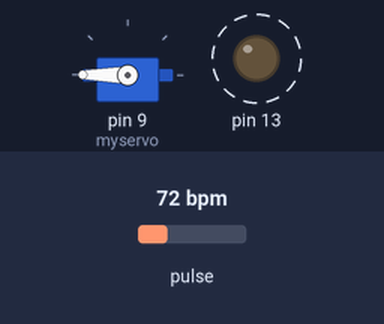
Recording of a sketch running on a simulated Arduino Uno, built with avr-gcc and run on an emulated ATmega328P. On the bench: servo, output pins drawn as LEDs (lit = HIGH). Dashed ring = blinking. Inputs (shaded band) come from the test bench; at power-on: pulse 72 bpm. What the sketch prints to the serial monitor is not drawn.

Above: at 2.1 s.
2.2 s: pulse set to 130 bpm
At 3.32 s:
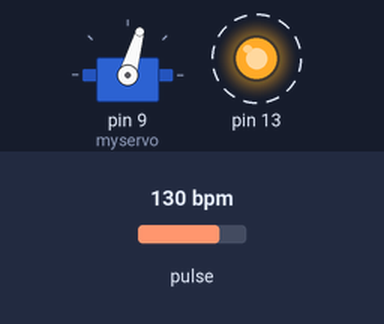
5.2 s: pulse set to 158 bpm
At 5.58 s:
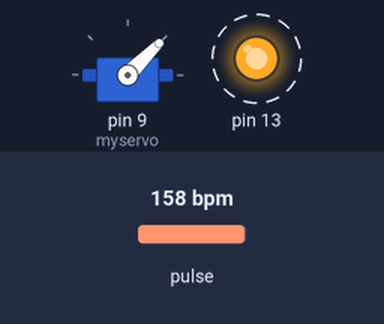
8.2 s: pulse set to 70 bpm
At 8.9 s:
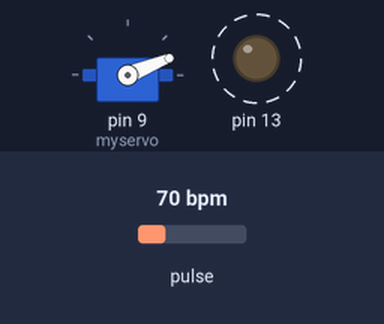
11.2 s: pulse set to 88 bpm
14.2 s: pulse set to 92 bpm
Timing chart, 0 to 18.2 s (numbered marks = the images above; inputs shaded):
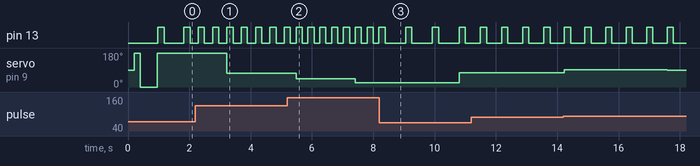

The sketch:

heart1.ino
```cpp
#include <Servo.h>
Servo myservo;  // create servo object to control a servo


#define USE_ARDUINO_INTERRUPTS true    // Set-up low-level interrupts for most acurate BPM math.
#include <PulseSensorPlayground.h>     // Includes the PulseSensorPlayground Library.

//  Variables
const int PulseWire = 0;       // PulseSensor PURPLE WIRE connected to ANALOG PIN 0
const int LED13 = 13;          // The on-board Arduino LED, close to PIN 13.
int Threshold = 700;           // Determine which Signal to "count as a beat" and which to ignore.
                               // Use the "Gettting Started Project" to fine-tune Threshold Value beyond default setting.
                               // Otherwise leave the default "550" value.

PulseSensorPlayground pulseSensor;  // Creates an instance of the PulseSensorPlayground object called "pulseSensor"

int total = 0;
int avgBPM = 0;
int counter = 0;
int numReadings = 5;

void setup() {
  myservo.attach(9);                // attaches the servo on pin 9 to the servo object
  Serial.begin(9600);          // For Serial Monitor

  // Configure the PulseSensor object, by assigning our variables to it.
  pulseSensor.analogInput(PulseWire);
  pulseSensor.blinkOnPulse(LED13);       //auto-magically blink Arduino's LED with heartbeat.
  pulseSensor.setThreshold(Threshold);

  // Double-check the "pulseSensor" object was created and "began" seeing a signal.
   if (pulseSensor.begin()) {
    Serial.println("We created a pulseSensor Object !");  //This prints one time at Arduino power-up,  or on Arduino reset.
  }
   delay(200);
  myservo.write(180);
  delay(200);

  myservo.write(0);
  delay(550);

  myservo.write(180);
  delay(20);
}


void loop() {

 int BPM = pulseSensor.getBeatsPerMinute();  // Calls function on our pulseSensor object that returns BPM as an "int".
                                               // "myBPM" hold this BPM value now.


if (pulseSensor.sawStartOfBeat()) {            // Constantly test to see if "a beat happened".
 Serial.println("♥  A HeartBeat Happened ! "); // If test is "true", print a message "a heartbeat happened".
 Serial.print("BPM: ");                        // Print phrase "BPM: "
 Serial.println(BPM);                        // Print the value inside of myBPM.
 total += BPM;
 counter ++ ;

  if (counter == numReadings )
  {
    counter = 0;
    avgBPM = total/numReadings;
    total = 0;
     Serial.print("avgBPM: ");                        // Print phrase "BPM: "
     Serial.println(avgBPM);
    if(avgBPM < 181)
    {
      int rotation = 180 - avgBPM;       //for clockwise rotation of servo according to BPM
      myservo.write(rotation);                  // sets the servo position
    }
    if(BPM > 180)
    {
      myservo.write(0);
    }
  }
}

  delay(20);                    // considered best practice in a simple sketch.

}
```

Measured:
- after the input at 2.2 s, pin 13: alternates HIGH for 0.20 s and LOW for 0.26 s, starting after 0.09 s; servo on pin 9 (myservo): 180° → 74° after 1.0 s
- after the input at 5.2 s, servo on pin 9 (myservo): 74° → 45° after 0.28 s, → 22° 1.9 s later
- after the input at 8.2 s, pin 13: alternates HIGH for 0.20 s and LOW for 0.67 s, starting after 0.86 s; servo on pin 9 (myservo): 22° → 75° after 2.6 s
- by itself, pin 13: alternates HIGH for 0.20 s and LOW for 0.65 s
